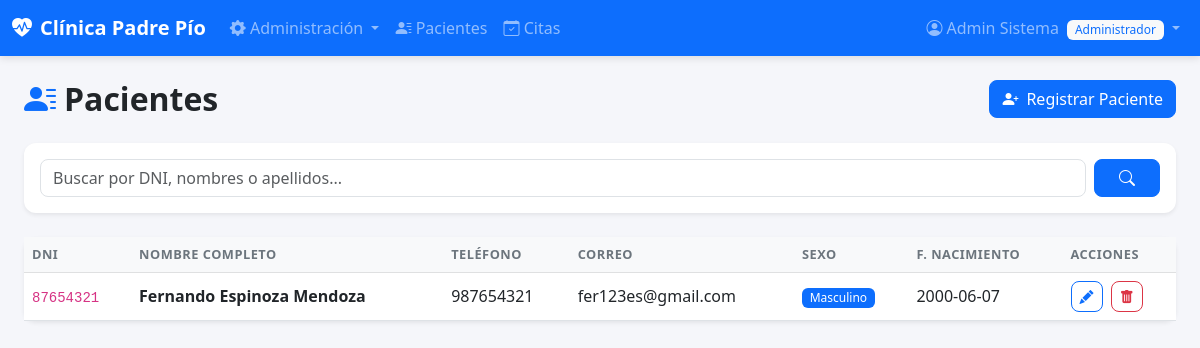
The page /pacientes (signed in) on the database its author committed.
### tables this page shows
CREATE TABLE pacientes (
            id INTEGER PRIMARY KEY AUTOINCREMENT,
            dni TEXT UNIQUE NOT NULL,
            nombres TEXT NOT NULL,
            apellidos TEXT NOT NULL,
            telefono TEXT,
            correo TEXT,
            direccion TEXT,
            fecha_nacimiento TEXT,
            sexo TEXT CHECK(sexo IN ('M','F')),
            fecha_registro TEXT DEFAULT CURRENT_TIMESTAMP
        );

### app.py (the view)
@app.route('/pacientes')
@login_required(['recepcionista', 'administrador'])
def pacientes():
    db = get_db()
    q = request.args.get('q', '').strip()
    if q:
        rows = db.execute("SELECT * FROM pacientes WHERE dni LIKE ? OR nombres LIKE ? OR apellidos LIKE ?",
                          (f'%{q}%', f'%{q}%', f'%{q}%')).fetchall()
    else:
        rows = db.execute("SELECT * FROM pacientes ORDER BY fecha_registro DESC").fetchall()
    db.close()
    return render_template('recepcionista/pacientes.html', pacientes=rows, q=q)

### app.py (called while the page is built)
def login_required(roles=None):
    def decorator(f):
        @wraps(f)
        def wrapped(*args, **kwargs):
            if 'usuario_id' not in session:
                flash('Debes iniciar sesión.', 'warning')
                return redirect(url_for('login'))
            if roles and session.get('rol') not in roles:
                flash('No tienes permiso para acceder a esta sección.', 'danger')
                return redirect(url_for('dashboard'))
            return f(*args, **kwargs)
        return wrapped
    return decorator

### database.py (called while the page is built)
def get_db():
    conn = sqlite3.connect(DB_PATH)
    conn.row_factory = sqlite3.Row
    conn.execute("PRAGMA foreign_keys = ON")
    return conn

### templates/recepcionista/pacientes.html (shortened to what this page needs)
{% extends 'base.html' %}
{% block content %}
<div class="d-flex justify-content-between align-items-center mb-4">
  <h2 class="fw-bold mb-0"><i class="bi bi-person-lines-fill me-2 text-primary"></i>Pacientes</h2>
  <a href="{{ url_for('crear_paciente') }}" class="btn btn-primary">
    <i class="bi bi-person-plus-fill me-2"></i>Registrar Paciente
  </a>
</div>
<div class="card shadow-sm border-0 mb-4">
  <div class="card-body">
    <form method="GET" class="d-flex gap-2">
      <input type="text" name="q" class="form-control" placeholder="Buscar por DNI, nombres o apellidos..." value="{{ q }}">
      <button type="submit" class="btn btn-primary px-4"><i class="bi bi-search"></i></button>
    </form>
  </div>
</div>
<div class="card shadow-sm border-0">
  <div class="card-body p-0">
    <div class="table-responsive">
      <table class="table table-hover mb-0 align-middle">
        <thead class="table-light">
          <tr><th>DNI</th><th>Nombre completo</th><th>Teléfono</th><th>Correo</th><th>Sexo</th><th>F. Nacimiento</th><th>Acciones</th></tr>
        </thead>
        <tbody>
          {% for p in pacientes %}
          <tr>
            <td><code>{{ p.dni }}</code></td>
            <td class="fw-semibold">{{ p.nombres }} {{ p.apellidos }}</td>
            <td>{{ p.telefono or '—' }}</td>
            <td>{{ p.correo or '—' }}</td>
            <td>{% if p.sexo == 'M' %}<span class="badge bg-primary">Masculino</span>
                {% elif p.sexo == 'F' %}<span class="badge bg-danger">Femenino</span>
                {% else %}—{% endif %}</td>
            <td>{{ p.fecha_nacimiento or '—' }}</td>
            <td>
              <a href="{{ url_for('editar_paciente', pid=p.id) }}" class="btn btn-sm btn-outline-primary me-1" title="Editar">
                <i class="bi bi-pencil-fill"></i>
              </a>
              <form method="POST" action="{{ url_for('eliminar_paciente', pid=p.id) }}"
                    class="d-inline" onsubmit="return confirm('¿Eliminar paciente {{ p.nombres }}?')">
                <button class="btn btn-sm btn-outline-danger" title="Eliminar"><i class="bi bi-trash-fill"></i></button>
              </form>
            </td>
          </tr>
          {% else %}
          <tr><td colspan="7" class="text-center text-muted py-4">
            {% if q %}No se encontraron pacientes con "{{ q }}".{% else %}No hay pacientes registrados.{% endif %}
          </td></tr>
          {% endfor %}
        </tbody>
      </table>
    </div>
  </div>
</div>
{% endblock %}

### static/css/style.css (style rules this page uses)
body { background-color: #f5f6fa; font-family: 'Segoe UI', sans-serif; }
.card { border-radius: 12px; }
.table thead th { font-size: 0.8rem; text-transform: uppercase; letter-spacing: 0.5px; color: #6c757d; }
.badge { font-weight: 500; }
.btn { border-radius: 8px; }
.form-control, .form-select { border-radius: 8px; }

### rows shown on the page
pacientes: dni "87654321", nombres "Fernando", apellidos "Espinoza Mendoza", telefono "987654321", correo "fer123es@gmail.com", sexo "Masculino", fecha_nacimiento "2000-06-07"

### other values the page prints
{{ session.nombre }} "Admin Sistema"
{{ session.rol|title }} "Administrador"
